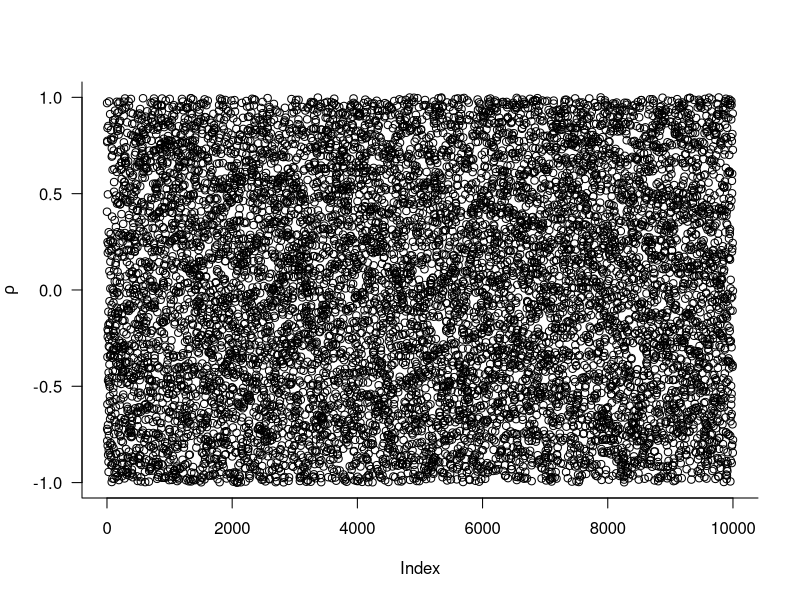
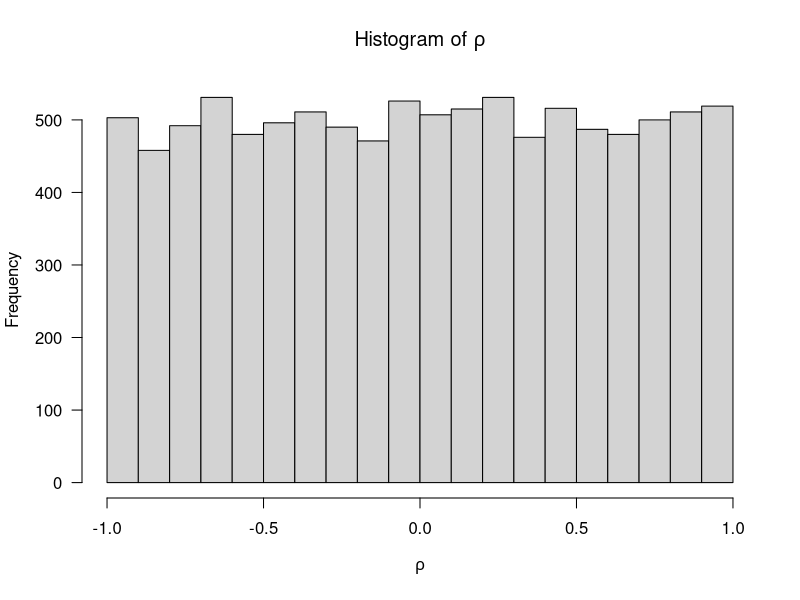
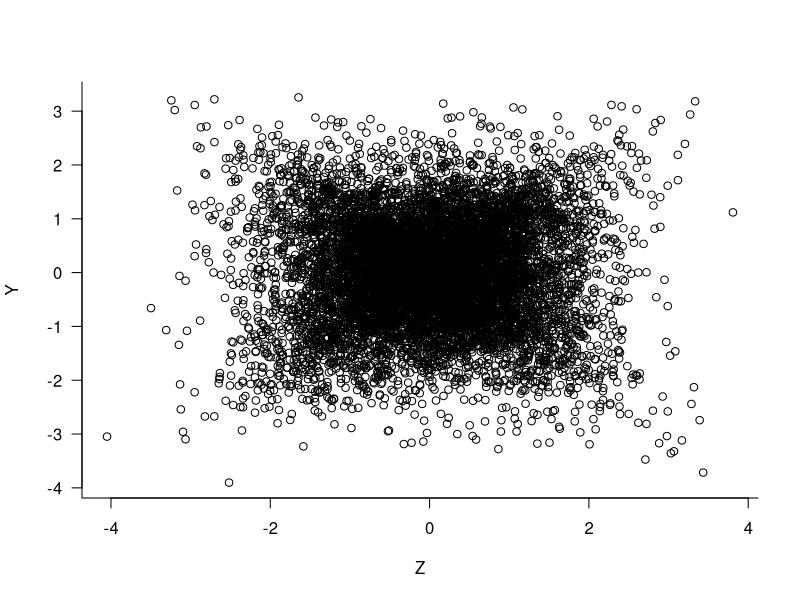
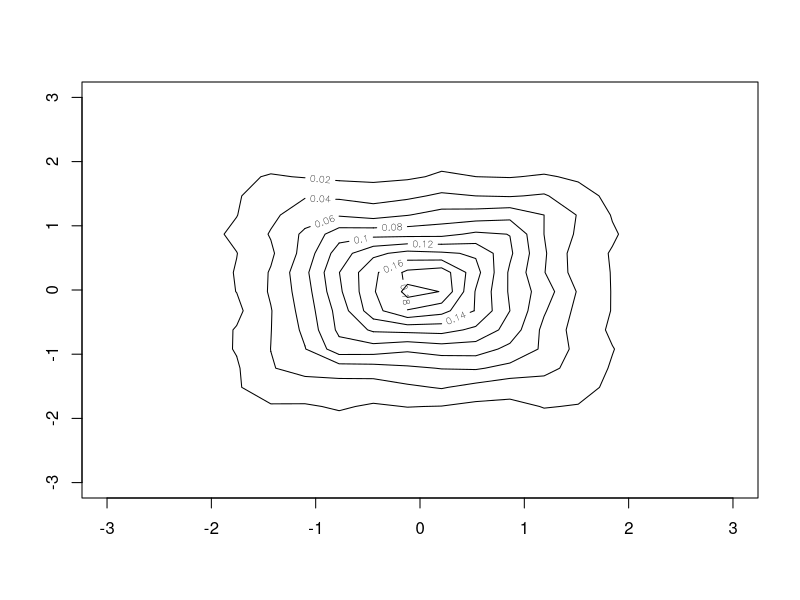
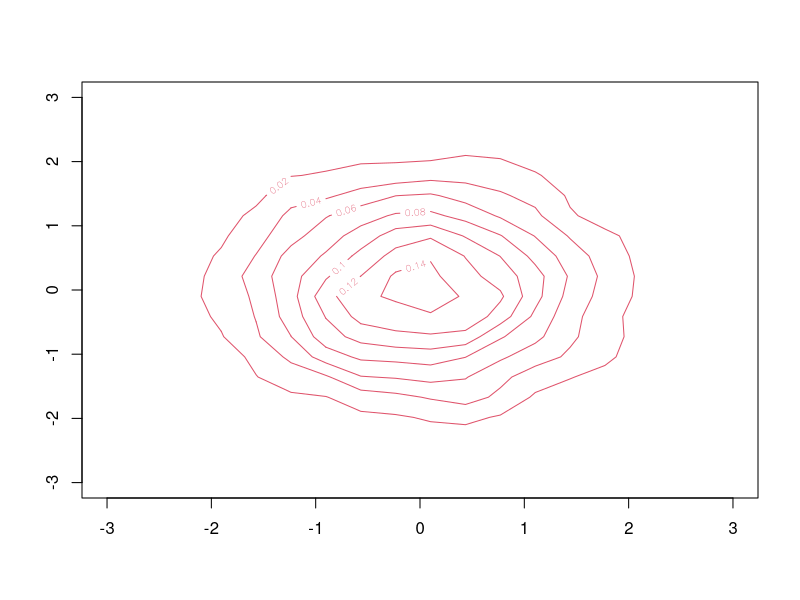

The R script that drew these images, in order:
# Script: Simulate_Unknown_Input.R
# Description: This script simulates bivariate normal distributions with varying correlation.

# Load required library
library(MASS)

# Flag to control PDF generation
generate_pdf <- TRUE  # Set to TRUE to save plots

# Number of samples
N <- 10000

# Generate correlation values
rho <- 1 - 2 * runif(N)

# Plot 1: Correlation values
if (generate_pdf) pdf("plots/plot-rho.pdf", height = 4, width = 4)
plot(rho, ylab = expression(rho), xlab = "Index", las = 1, bty = "l")
if (generate_pdf) dev.off()

# Plot 2: Histogram of correlation values
if (generate_pdf) pdf("plots/hist-rho.pdf", height = 4, width = 4)
hist(rho, main = expression(paste("Histogram ", "of ", rho)), xlab = expression(rho), las = 1, bty = "l")
if (generate_pdf) dev.off()

# Generate bivariate normal data with varying correlation
y <- matrix(nrow = N, ncol = 2)
for (i in 1:N) {
  Sigma <- rbind(c(1, rho[i]), c(rho[i], 1))
  y[i, ] <- mvrnorm(n = 1, mu = c(0, 0), Sigma = Sigma)
}

# Generate bivariate normal data with mean correlation
Sigma_mean <- rbind(c(1, mean(rho)), c(mean(rho), 1))
ys <- mvrnorm(n = N, mu = c(0, 0), Sigma = Sigma_mean)

# Plot 3: Scatter plot of simulated data
if (generate_pdf) pdf("plots/plot-bi-1.pdf", height = 4, width = 4)
plot(y, ylab = "Y", xlab = "Z", las = 1, bty = "l")
if (generate_pdf) dev.off()

# Plot 4: Contour plot of simulated data density
if (generate_pdf) pdf("plots/plot-bi-2.pdf", height = 4, width = 4)
contour(kde2d(y[, 1], y[, 2]), ylim = c(-3, 3), xlim = c(-3, 3))
if (generate_pdf) dev.off()

# Overlay contour plot of second dataset
if (generate_pdf) pdf("plots/plot-bi-3.pdf", height = 4, width = 4)
contour(kde2d(ys[, 1], ys[, 2]), ylim = c(-3, 3), xlim = c(-3, 3), col = 2)
if (generate_pdf) dev.off()
